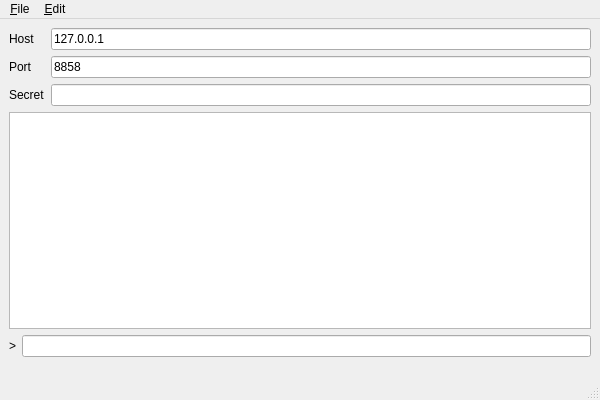
<?xml version="1.0" encoding="UTF-8"?>
<ui version="4.0">
 <class>MainWindow</class>
 <widget class="QMainWindow" name="MainWindow">
  <property name="geometry">
   <rect>
    <x>0</x>
    <y>0</y>
    <width>600</width>
    <height>400</height>
   </rect>
  </property>
  <property name="windowTitle">
   <string>cicd-shell</string>
  </property>
  <widget class="QWidget" name="centralwidget">
   <layout class="QVBoxLayout" name="verticalLayout">
    <item>
     <layout class="QGridLayout" name="gridLayout">
      <item row="1" column="1">
       <widget class="QLineEdit" name="port">
        <property name="text">
         <string>8858</string>
        </property>
       </widget>
      </item>
      <item row="0" column="1">
       <widget class="QLineEdit" name="host">
        <property name="text">
         <string>127.0.0.1</string>
        </property>
       </widget>
      </item>
      <item row="0" column="0">
       <widget class="QLabel" name="label">
        <property name="text">
         <string>Host</string>
        </property>
       </widget>
      </item>
      <item row="1" column="0">
       <widget class="QLabel" name="label_3">
        <property name="text">
         <string>Port</string>
        </property>
       </widget>
      </item>
      <item row="2" column="1">
       <widget class="QLineEdit" name="secret">
        <property name="echoMode">
         <enum>QLineEdit::Password</enum>
        </property>
       </widget>
      </item>
      <item row="2" column="0">
       <widget class="QLabel" name="label_2">
        <property name="text">
         <string>Secret</string>
        </property>
       </widget>
      </item>
     </layout>
    </item>
    <item>
     <widget class="QPlainTextEdit" name="output">
      <property name="font">
       <font>
        <family>Courier New</family>
        <pointsize>10</pointsize>
       </font>
      </property>
      <property name="readOnly">
       <bool>true</bool>
      </property>
     </widget>
    </item>
    <item>
     <layout class="QHBoxLayout" name="horizontalLayout">
      <item>
       <widget class="QLabel" name="label_4">
        <property name="text">
         <string>&gt;</string>
        </property>
       </widget>
      </item>
      <item>
       <widget class="QLineEdit" name="command"/>
      </item>
     </layout>
    </item>
    <item>
     <widget class="FileSelect" name="upload" native="true"/>
    </item>
    <item>
     <widget class="FileSelect" name="download" native="true"/>
    </item>
   </layout>
  </widget>
  <widget class="QMenuBar" name="menubar">
   <property name="geometry">
    <rect>
     <x>0</x>
     <y>0</y>
     <width>600</width>
     <height>20</height>
    </rect>
   </property>
   <widget class="QMenu" name="menuFile">
    <property name="title">
     <string>&amp;File</string>
    </property>
    <addaction name="actionUpload"/>
    <addaction name="actionDownload"/>
   </widget>
   <widget class="QMenu" name="menu_Edit">
    <property name="title">
     <string>&amp;Edit</string>
    </property>
    <addaction name="actionClear"/>
   </widget>
   <addaction name="menuFile"/>
   <addaction name="menu_Edit"/>
  </widget>
  <widget class="QStatusBar" name="statusbar"/>
  <action name="actionUpload">
   <property name="text">
    <string>&amp;Upload</string>
   </property>
  </action>
  <action name="actionDownload">
   <property name="text">
    <string>&amp;Download</string>
   </property>
  </action>
  <action name="actionClear">
   <property name="text">
    <string>&amp;Clear</string>
   </property>
   <property name="shortcut">
    <string>Ctrl+L</string>
   </property>
  </action>
 </widget>
 <customwidgets>
  <customwidget>
   <class>FileSelect</class>
   <extends>QWidget</extends>
   <header>FileSelect</header>
   <container>1</container>
  </customwidget>
 </customwidgets>
 <resources/>
 <connections/>
</ui>
